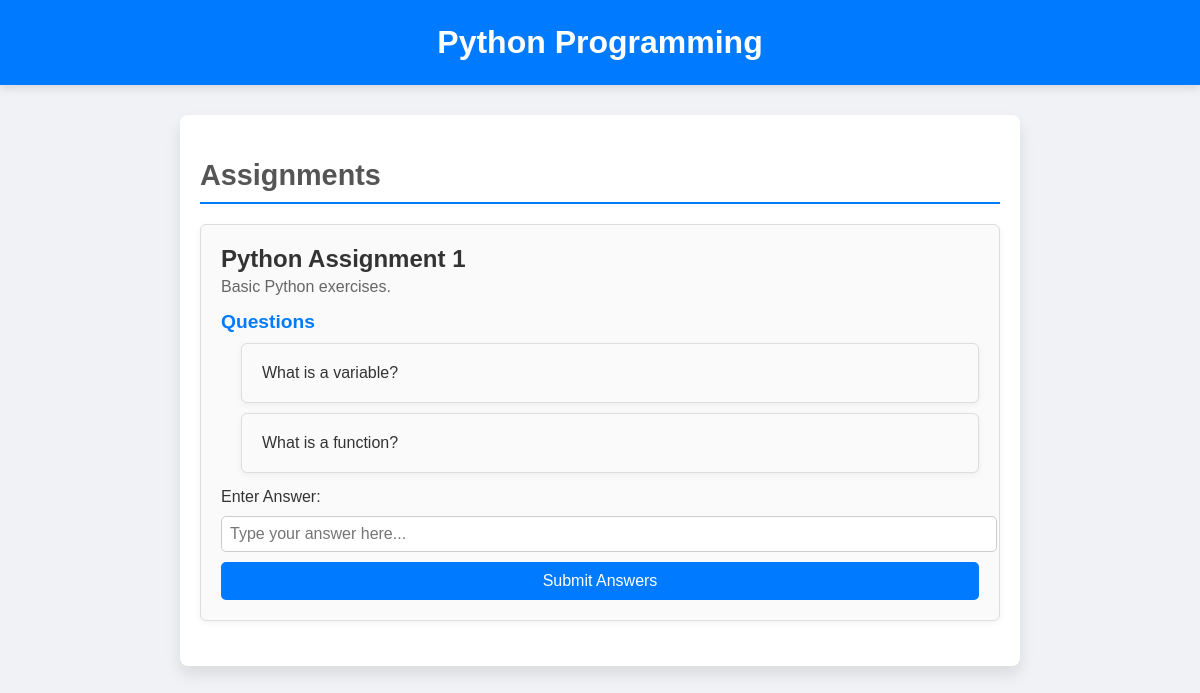
The page /course/1 on the database its author committed.
### app.py (models this page shows)
class Courses(db.Model):
    id = db.Column(db.Integer, primary_key=True)
    name = db.Column(db.String(100), nullable=False)
    description = db.Column(db.String(100), nullable=False)

class Assignments(db.Model):
    id = db.Column(db.Integer, primary_key=True)
    name = db.Column(db.String(100), nullable=False)
    description = db.Column(db.String(100), nullable=False)
    course_id = db.Column(db.Integer, db.ForeignKey('courses.id'), nullable=False)
    questions = db.Column(db.String(100), nullable=False)

### app.py (the view)
@app.route('/course/<int:course_name>')
def course(course_name):
    course = Courses.query.filter_by(id=course_name).first()
    if course:
        assignments = Assignments.query.filter_by(course_id=course.id).all()
        return render_template('course.html', course=course, assignments=assignments)
    return "Course not found", 404

### templates/course.html (shortened to what this page needs)
<!DOCTYPE html>
<html lang="en">
  <head>
  </head>
  <body>
    <header>
      <h1>{{ course.name }}</h1>
    </header>
    <div class="container">
      <h2>Assignments</h2>
      <ul>
        {% for assignment in assignments %}
        <li>
          <h3>{{ assignment.name }}</h3>
          <p>{{ assignment.description }}</p>
          <div class="questions">
            <h4>Questions</h4>
            <ul>
              {% for question in assignment.questions.split(';') %}
              <li>{{ question }}</li>
              {% endfor %}
            </ul>
          </div>
          <form action="{{ url_for('submit_assignment') }}" method="POST">
            <label for="grade">Enter Answer:</label>
            <input type="text" name="grade" required placeholder="Type your answer here..." />
            <button type="submit">Submit Answers</button>
          </form>
        </li>
        {% endfor %}
      </ul>
    </div>
  </body>
</html>

### templates/course.html (style rules this page uses)
body { font-family: Arial, sans-serif; background-color: #f0f2f5; margin: 0; padding: 0; }
header { background-color: #007bff; color: white; padding: 1.5em 0; text-align: center; box-shadow: 0 4px 8px rgba(0, 0, 0, 0.1); }
header h1 { font-size: 2em; margin: 0; }
.container { width: 90%; max-width: 800px; margin: 30px auto; padding: 20px; background-color: #fff; border-radius: 8px; box-shadow: 0 8px 16px rgba(0, 0, 0, 0.1); }
h2 { color: #555; font-size: 1.8em; border-bottom: 2px solid #007bff; padding-bottom: 10px; margin-bottom: 20px; }
ul { list-style-type: none; padding: 0; }
li { margin-bottom: 25px; padding: 20px; border: 1px solid #ddd; border-radius: 6px; background-color: #fafafa; box-shadow: 0 2px 6px rgba(0, 0, 0, 0.05); }
li h3 { font-size: 1.5em; color: #333; margin: 0; }
li p { color: #666; margin: 5px 0 15px; }
.questions h4 { font-size: 1.2em; color: #007bff; margin-top: 15px; margin-bottom: 10px; }
.questions ul { padding-left: 20px; }
.questions li { margin-bottom: 10px; color: #333; }
form { display: flex; flex-direction: column; gap: 10px; margin-top: 15px; }
label { font-size: 1em; color: #333; }
input[type="text"] { padding: 8px; font-size: 1em; border-radius: 5px; border: 1px solid #ccc; width: 100%; }
button[type="submit"] { padding: 10px; font-size: 1em; color: #fff; background-color: #007bff; border: none; border-radius: 5px; cursor: pointer; transition: background-color 0.3s ease; }

### rows shown on the page
Courses: name "Python Programming"
Assignments: name "Python Assignment 1", description "Basic Python exercises.", question "What is a variable?" "What is a function?"
